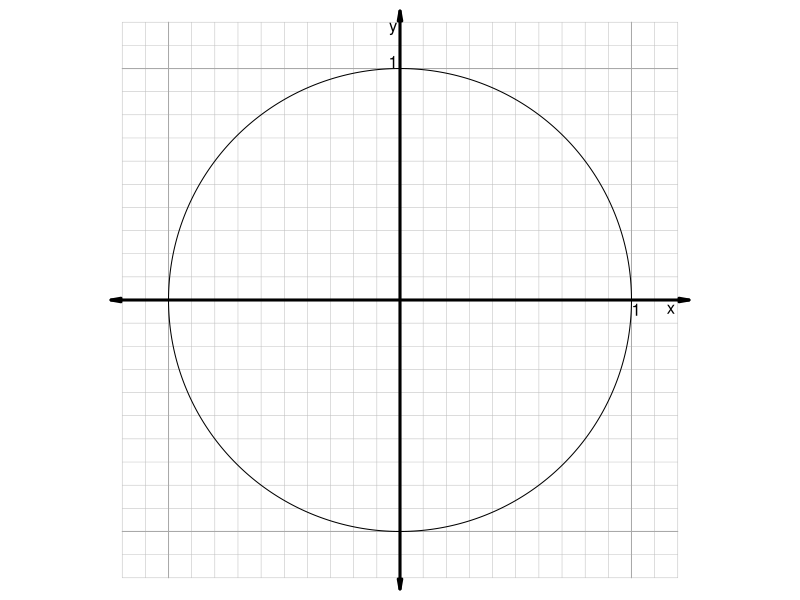

This figure's R source:
## ---- chunk 1

deg1 = round(runif(1,10,80),1)
deg2 = 90-deg1


## ---- chunk 2
par(mar=c(0,0,0,0),pty="s")
dd = 1.2
plot(0,0,"n",xlim=c(-dd,dd),ylim=c(-dd,dd),axes=F,ann=F)
for(i in seq(-dd,dd,0.1)){
    lines(c(i,i),c(-dd,dd),col="grey",lwd=0.5)
    lines(c(-dd,dd),c(i,i),col="grey",lwd=0.5)
}
for(i in seq(-1,1,1)){
    lines(c(i,i),c(-dd,dd),col="darkgrey",lwd=1)
    lines(c(-dd,dd),c(i,i),col="darkgrey",lwd=1)
}
arrows(-dd*1.04,0,dd*1.04,0,0.1,10,3,lwd=3)
arrows(0,-dd*1.04,0,dd*1.04,0.1,10,3,lwd=3)
text(1.02,-0.04,"1")
text(-0.03,1.03,"1")
text(1.17,-0.04,"x")
text(-0.03,1.17,"y")

th = seq(0,2*pi,pi/360)
lines(cos(th),sin(th))
